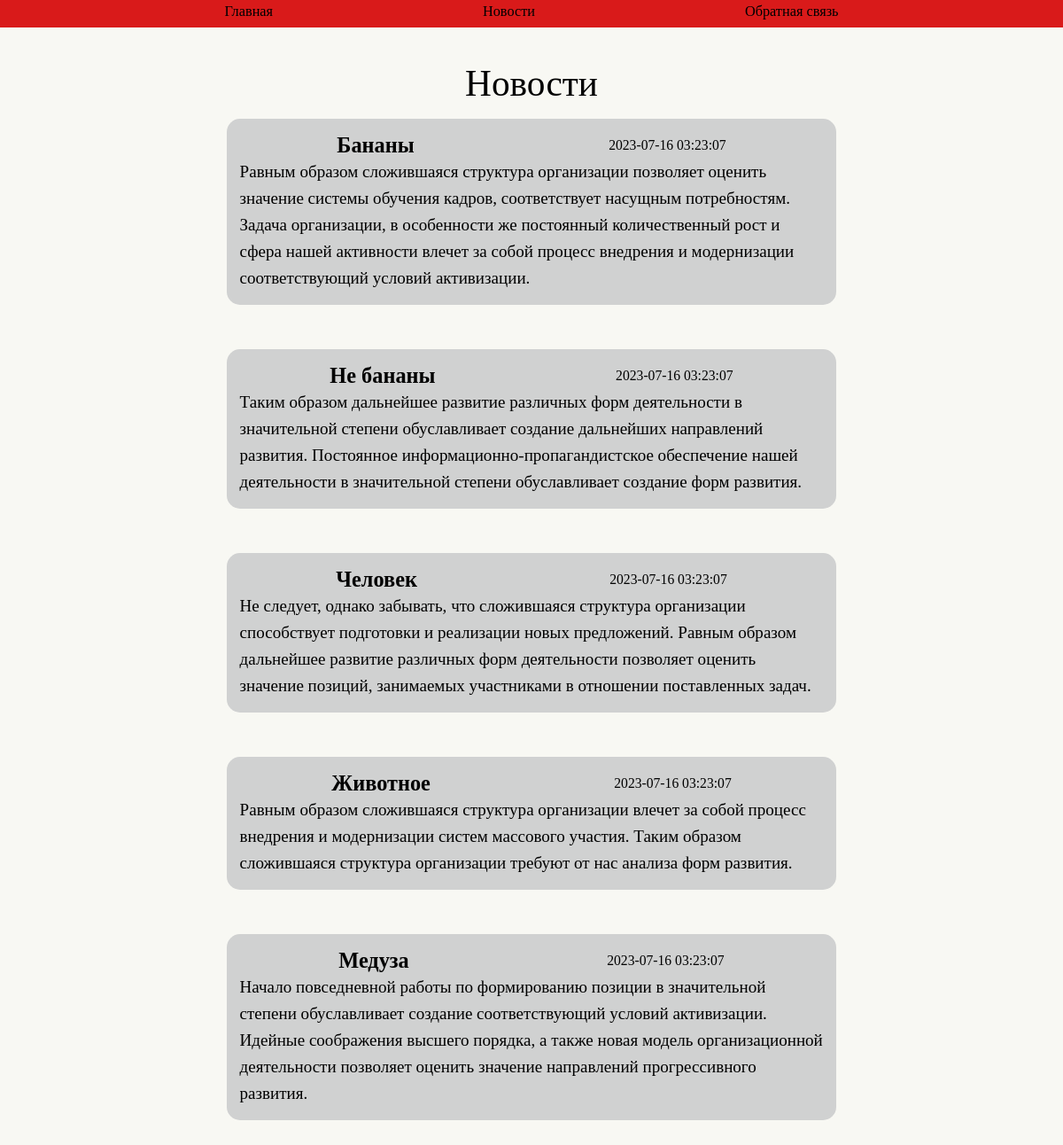
Page /news on the committed database.
### tables this page shows
CREATE TABLE `news` (
  `id` int(11) NOT NULL,
  `head` text NOT NULL,
  `text` text NOT NULL,
  `date` datetime NOT NULL
);

### application/core/view.php (called while the page is built, shortened)
<?php
class View
{
	function generate($content_view, $template_view, $data = null)
	{
		include 'application/views/'.$template_view;
	}
}
?>

### application/controllers/controller_news.php (called while the page is built)
<?php
class Controller_News extends Controller
{
	function __construct()
	{
		$this->model = new Model_News();
		$this->view = new View();
	}
	function action_index()
	{
		$data = $this->model->get_data();
		$this->view->generate('news_view.php', 'template_view.php', $data);
	}
}
?>

### application/bootstrap.php (called while the page is built, shortened)
<?php
require_once 'core/model.php';
require_once 'core/view.php';
Route::start();
?>

### index.php (called while the page is built, shortened)
<?php
require_once 'application/bootstrap.php';
?>

### application/core/model.php (called while the page is built, shortened)
<?php
require_once './config/connect.php';
class Model
{
    public function __construct()
    {
        global $connect;
        $this->connect = $connect;
    }
}

### application/models/model_news.php (called while the page is built)
<?php
class Model_News extends Model
{
	public function get_data()
	{
        $news = mysqli_query($this->connect, "SELECT * FROM `news`");
        $news = mysqli_fetch_all($news);
        $data['news'] = $news;
        return $data;
	}
}
?>

### application/views/news_view.php (the view)
<div class="news">
    <h1 class="news__header">Новости</h1>
<?php
if (isset($news)) {
    foreach ($news as $info) {
        ?>
        <div class="news__contant">
            <div class="news__top">
                <h2 class="news__head"><?= $info[1] ?></h2>
                <h3 class="news__date"><?= $info[3] ?></h3>
            </div>
            <p class="news__text"><?= $info[2] ?></p>
        </div>
        <?php
    }
}
else {
    ?>
    Новостей нет
<?php
}
?>
</div>

### css/style.css (style rules this page uses)
* { padding: 0; margin: 0; border: 0; }
*, *:before, *:after { box-sizing: border-box; }
html, body { height: 100%; width: 100%; font-size: 100%; line-height: 1; font-size: 14px; -ms-text-size-adjust: 100%; -moz-text-size-adjust: 100%; -webkit-text-size-adjust: 100%; }
h1, h2, h3, h4, h5, h6 { font-size: inherit; font-weight: inherit; }
.news { display: flex; align-items: center; flex-direction: column; justify-content: space-between; width: auto; height: auto; }
.news__contant { width: clamp(20rem, 11.111rem + 44.44vw, 50rem); background-color: rgb(208, 209, 209); word-wrap: break-word; border-radius: 15px; margin-bottom: 50px; padding: 15px; }
.news__top { display: flex; justify-content: space-around; }
.news__header { font-size: clamp(1.25rem, 0.731rem + 2.59vw, 3rem); line-height: 50px; margin-bottom: 15px; }
.news__head { font-size: clamp(1.25rem, 1.102rem + 0.74vw, 1.75rem); line-height: 30px; }
.news__text { font-size: clamp(0.875rem, 0.727rem + 0.74vw, 1.375rem); line-height: 30px; }
.news__date { font-size: clamp(0.875rem, 0.801rem + 0.37vw, 1.125rem); line-height: 30px; }
html { scroll-behavior: smooth; }
body { font-style: normal; font-weight: 400; background-color: #f8f8f3; }
h2 { text-align: center; font-size: 20px; font-weight: bold; }

### rows in the picture
news: head "Бананы", date "2023-07-16 03:23:07", text "Равным образом сложившаяся структура организации позволяет оценить значение системы обучения кадров, соответствует насущным потребностям. Задача организации, в особенности же постоянный количественный рост и сфера нашей активности влечет за собой процесс внедрения и модернизации соответствующий условий активизации."
news: head "Не бананы", date "2023-07-16 03:23:07", text "Таким образом дальнейшее развитие различных форм деятельности в значительной степени обуславливает создание дальнейших направлений развития. Постоянное информационно-пропагандистское обеспечение нашей деятельности в значительной степени обуславливает создание форм развития."
news: head "Человек", date "2023-07-16 03:23:07", text "Не следует, однако забывать, что сложившаяся структура организации способствует подготовки и реализации новых предложений. Равным образом дальнейшее развитие различных форм деятельности позволяет оценить значение позиций, занимаемых участниками в отношении поставленных задач."
news: head "Животное", date "2023-07-16 03:23:07", text "Равным образом сложившаяся структура организации влечет за собой процесс внедрения и модернизации систем массового участия. Таким образом сложившаяся структура организации требуют от нас анализа форм развития."
news: head "Медуза", date "2023-07-16 03:23:07", text "Начало повседневной работы по формированию позиции в значительной степени обуславливает создание соответствующий условий активизации. Идейные соображения высшего порядка, а также новая модель организационной деятельности позволяет оценить значение направлений прогрессивного развития."
